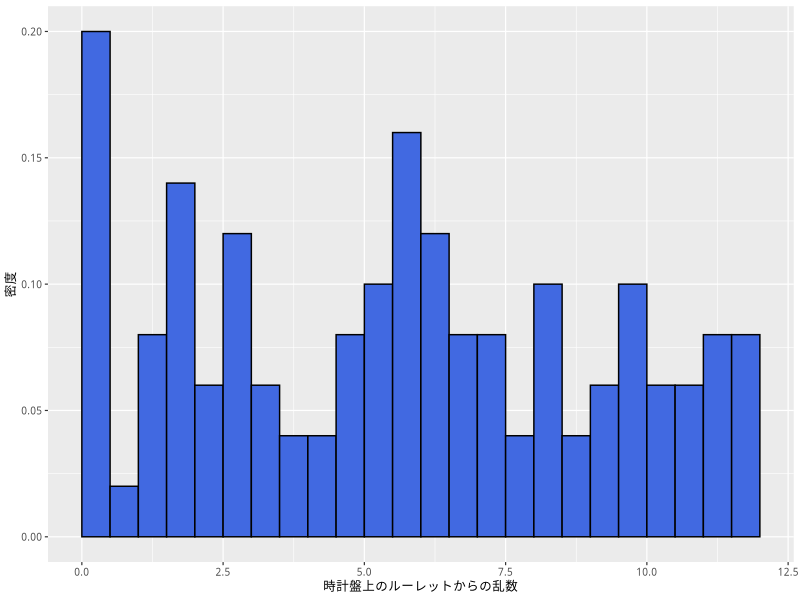
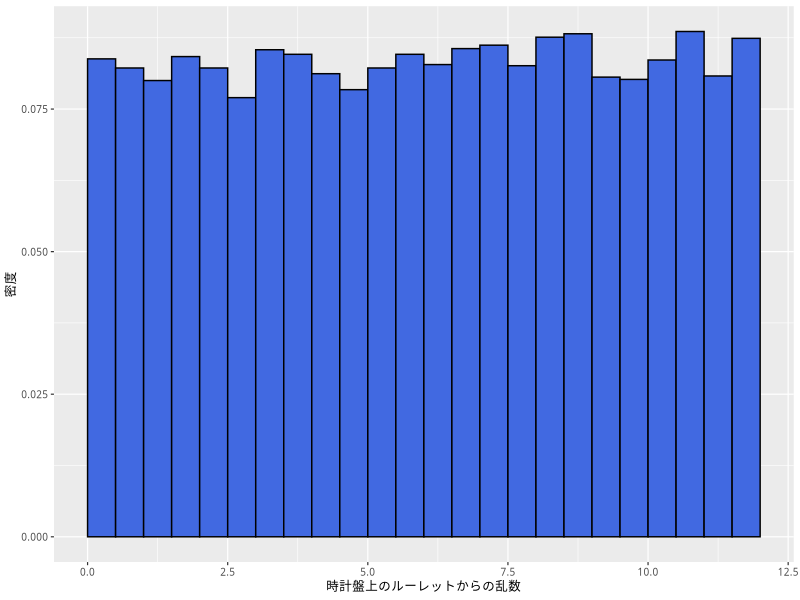
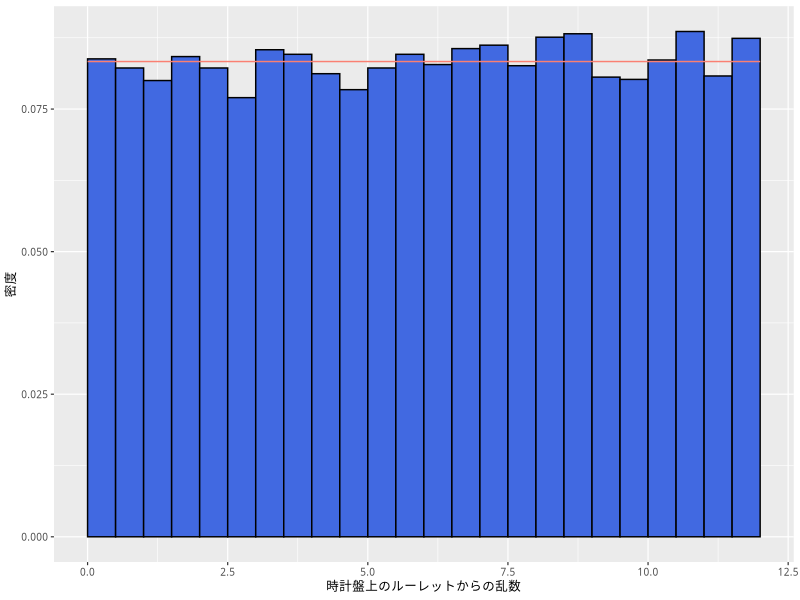
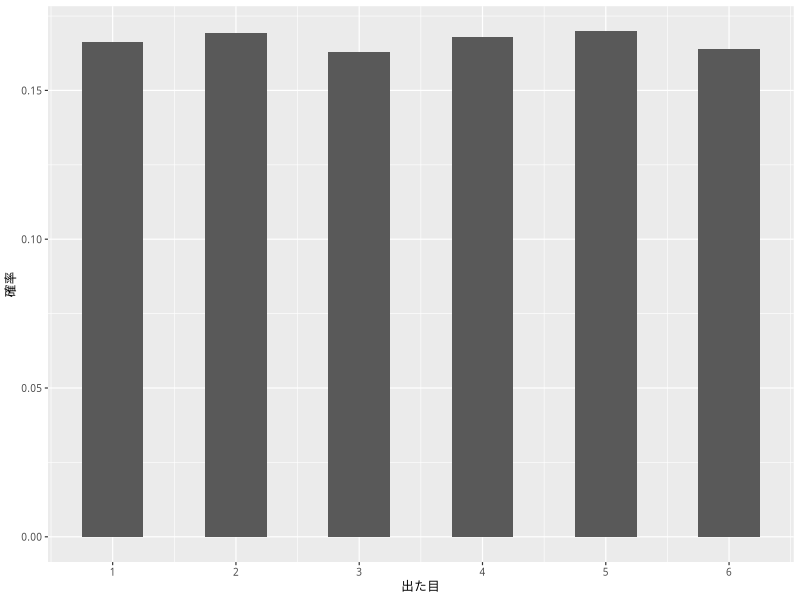
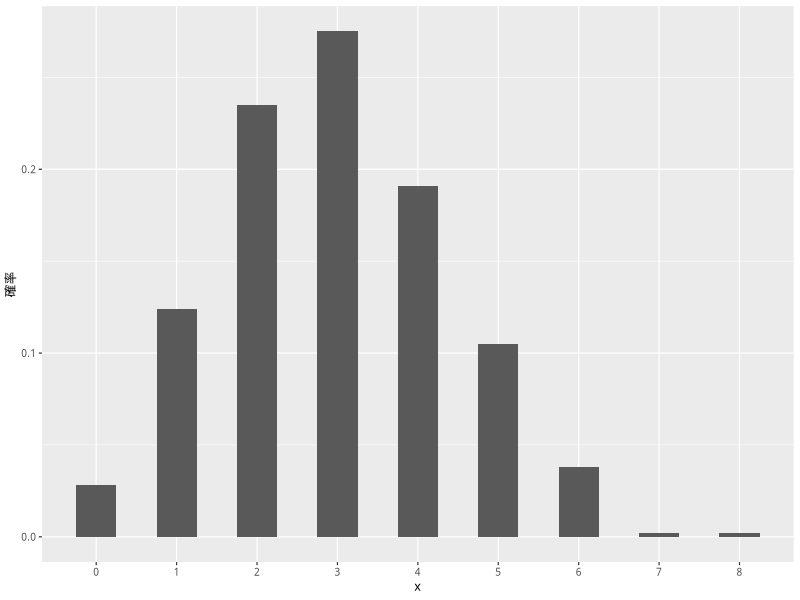
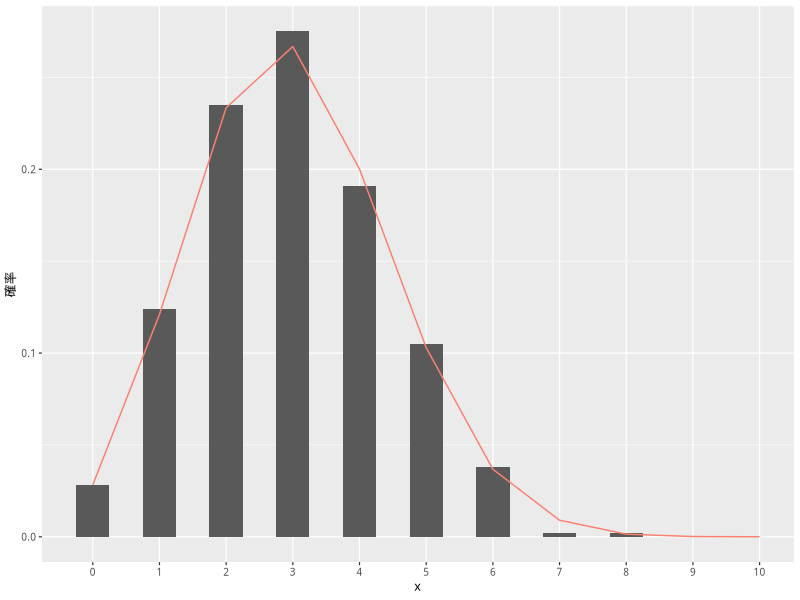
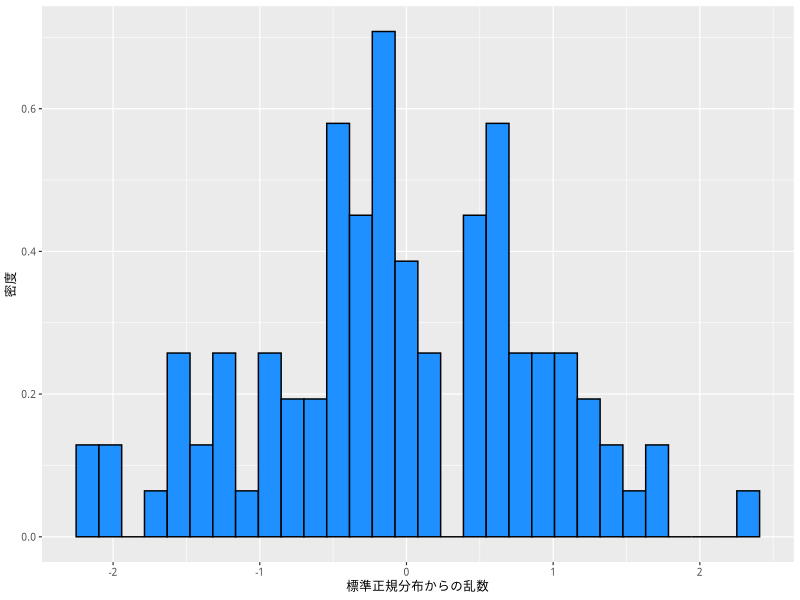
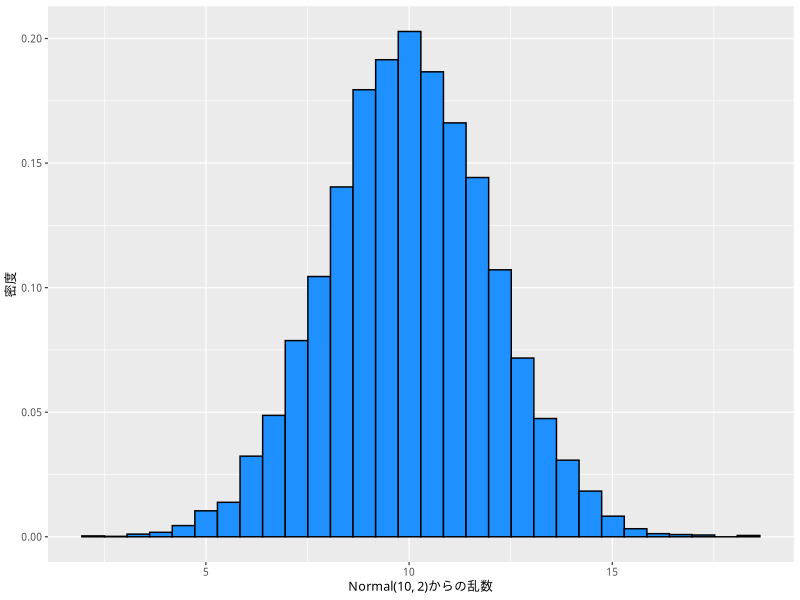

Here is the R script that generated these plots, in order:
## ---- chunk 1
#| include: false

if (knitr::is_latex_output()) {
  knitr::opts_chunk$set(dev = 'cairo_pdf')
}
## ---- chunk 2
#| echo: false
#| message:  false

library(tidyverse)
my_font <- 'HiraginoSans-W3'
theme_set(theme_gray(base_size = 9,
                     base_family = my_font))
## ---- chunk 3
a1 <- runif(n = 100, min = 0, max = 12)
## ---- chunk 4
df1 <- tibble(a1)
h1 <- ggplot(df1,
             aes(x = a1,
                 y = after_stat(density))) +
  geom_histogram(binwidth = 0.5,
                 boundary = 0,
                 fill     = 'royalblue',
                 color    = 'black') +
  labs(x = '時計盤上のルーレットからの乱数',
       y = '密度')
plot(h1)
## ---- chunk 5
a2 <- runif(10000, 0, 12)
df2 <- tibble(a2)
h2 <- ggplot(df2,
             aes(x = a2,
                 y = after_stat(density))) +
  geom_histogram(binwidth = 0.5,
                 boundary = 0,
                 fill     = 'royalblue',
                 color    = 'black') +
  labs(x = '時計盤上のルーレットからの乱数',
       y = '密度')
plot(h2)
## ---- chunk 6
x_pt <- seq(from = 0, to = 12, length.out = 10000)
## ---- chunk 7
dens <- dunif(x_pt, 0, 12)
## ---- chunk 8
D_unif <- tibble(x = x_pt, dens = dens)
## ---- chunk 9
h2_b <- h2 +
  geom_line(data = D_unif,
            aes(x = x_pt,
                y = dens),
            color = 'salmon')
plot(h2_b)
## ---- chunk 10
punif(3, min = 0, max = 12)
## ---- chunk 11
punif(11.5, 0, 12) - punif(4.8, 0, 12)
## ---- chunk 12
qunif(0.5, 0, 12)
## ---- chunk 13
a3 <- sample(1:6, size = 10000, replace = TRUE)
df3 <- tibble(a3)
p3 <- ggplot(df3,
             aes(x = a3,
                 y = after_stat(count) / nrow(df3))) +
  geom_bar(width = 0.5) +
  labs(x = '出た目', y = '確率') +
  scale_x_continuous(breaks = 1:6)
plot(p3)
## ---- chunk 14
rbinom(n = 8, size = 10, prob = 0.4)
## ---- chunk 15
x <- rbinom(n = 1000, size = 10, prob = 0.3)
## ---- chunk 16
D_bin <- tibble(x)
h_binom <- ggplot(D_bin, aes(x = x, y = after_stat(count) / nrow(D_bin))) +
  geom_bar(width = 0.5) +
  scale_x_continuous(breaks = 0 : 10,
                     minor_breaks = NULL) +
  labs(y = '確率')
plot(h_binom)
## ---- chunk 17
x_pt <- 0:10
## ---- chunk 18
dens <- dbinom(x_pt, size = 10, prob = 0.3)
D_binom <- tibble(x = x_pt, dens = dens)

h_binom_b <- h_binom +
  geom_line(data = D_binom,
            aes(x = x, y = dens),
            color = 'salmon')
plot(h_binom_b)
## ---- chunk 19
pbinom(3, size = 10, prob = 0.3)
## ---- chunk 20
pbinom(6, size = 10, prob = 0.3) - pbinom(4, size = 10, prob = 0.3)
## ---- chunk 21
qbinom(0.5, size = 10, prob = 0.3)
## ---- chunk 22
b1 <- rnorm(n = 100)

df_n1 <- tibble(b1)
h_n1 <- ggplot(df_n1, aes(x = b1, y = after_stat(density))) +
  geom_histogram(color = 'black', fill = 'dodgerblue') +
  labs(x = '標準正規分布からの乱数', y = '密度')
plot(h_n1)
## ---- chunk 23
b3 <- rnorm(n = 10000, mean = 10, sd = 2)
df_n3 <- tibble(b3)
h_n3 <- ggplot(df_n3, aes(x = b3, y = after_stat(density))) +
  geom_histogram(color = 'black', fill = 'dodgerblue') +
  labs(x = 'Normal(10, 2)からの乱数', y = '密度')
plot(h_n3)
## ---- chunk 24
x_pt <- seq(from = 2, to = 18, length.out = 10000)
## ---- chunk 25
dens <- dnorm(x_pt, mean = 10, sd = 2)
D_nml <- tibble(x = x_pt, dens = dens)
h_n3_b <- h_n3 +
  geom_line(data = D_nml,
            aes(x = x, y = dens),
            color = 'salmon',
            linewidth = 1.2)
plot(h_n3_b)  
## ---- chunk 26
qnorm(1, mean = 10, sd = 2)
